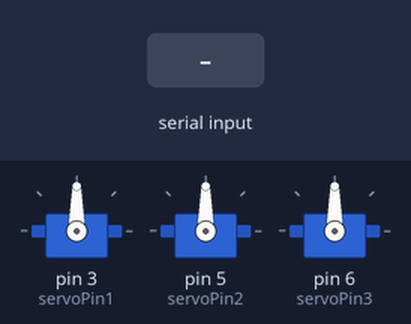
This sketch was run on a simulated Arduino Uno, built with avr-gcc and run on an emulated ATmega328P. Parts: 3 × servo. The inputs (shaded band) are chosen by the test bench. What the sketch prints to the serial monitor is not drawn.

Above: at 1.2 s.
1.3 s: "a" received over the second serial link
At 1.48 s:
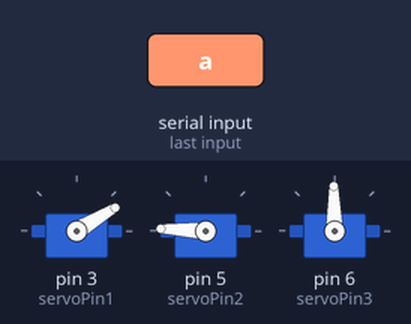
At 1.83 s:
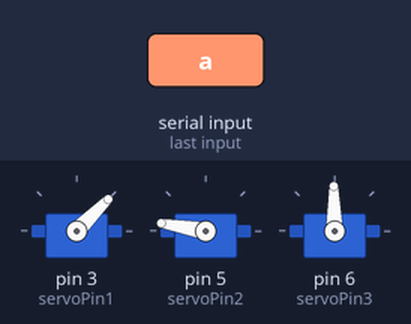
4.3 s: "b" received over the second serial link
At 4.88 s:
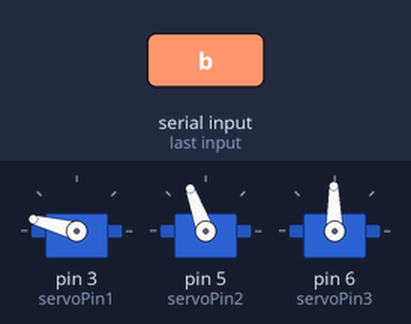
Timing chart, 0 to 9.9 s (numbered marks = the images above; inputs shaded):
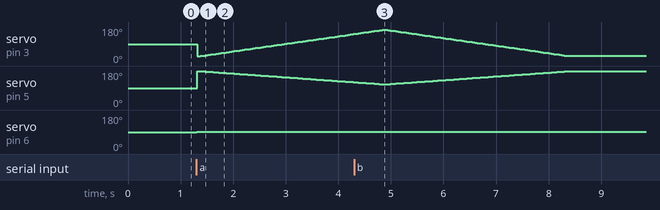

The sketch:

se.ino
```cpp
/**
 * SG90
 */
// 라이브러리 사용
#include <SoftwareSerial.h>
#define BT_RXD 8
#define BT_TXD 7
#include <Servo.h>

SoftwareSerial bluetooth(BT_RXD, BT_TXD);

// 서보객체 생성
Servo myservo1;
Servo myservo2;
Servo myservo3;


// 서버 연결핀
const int servoPin1 = 3;
const int servoPin2 = 5;
const int servoPin3 = 6;

int minPulse = 600; // 60 micro seconds
int maxPulse = 2500; // 2500 micro second

void setup(){

  Serial.begin(9600);
  bluetooth.begin(9600);
  Serial.println("START");

  myservo1.attach(servoPin1, minPulse, maxPulse);
  myservo2.attach(servoPin2, minPulse, maxPulse);
  myservo3.attach(servoPin3, minPulse, maxPulse);


}

void loop() {

char val = bluetooth.read();

if(bluetooth.available()){
Serial.write(bluetooth.read());
}

  int speed = 1;


if(val=='a'){
  for(int k=90; k<=91; k++){
  myservo3.write(k);
  delay(10);
}
for(int i=180,j=25;i>110,j<=165;i--,j+=2){
  myservo2.write(i);

  myservo1.write(j);
  delay(50);
}
}

if(val=='b'){
  for(int k=91; k>90; k--){
  myservo3.write(k);
  delay(10);
}
  for(int i=110,j=165;i<=180,j>25;i++,j-=2){
  myservo2.write(i);
  myservo1.write(j);
  delay(50);
}
}


}
```

Measured:
- after the input at 1.3 s, servo on pin 6 (servoPin3): 90° → 91° at once
- by itself, servo on pin 3 (servoPin1): rises from 143° to 165° in 0.50 s, then falls to 27° in 3.5 s
